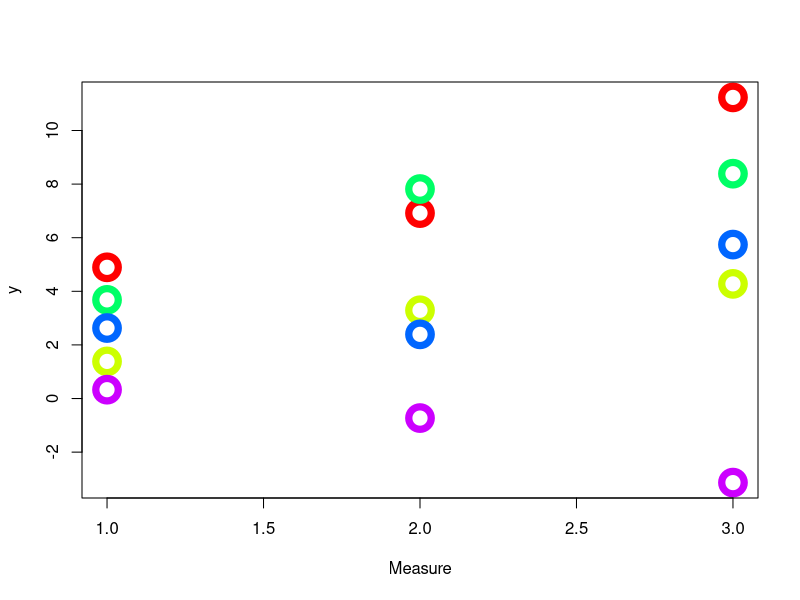
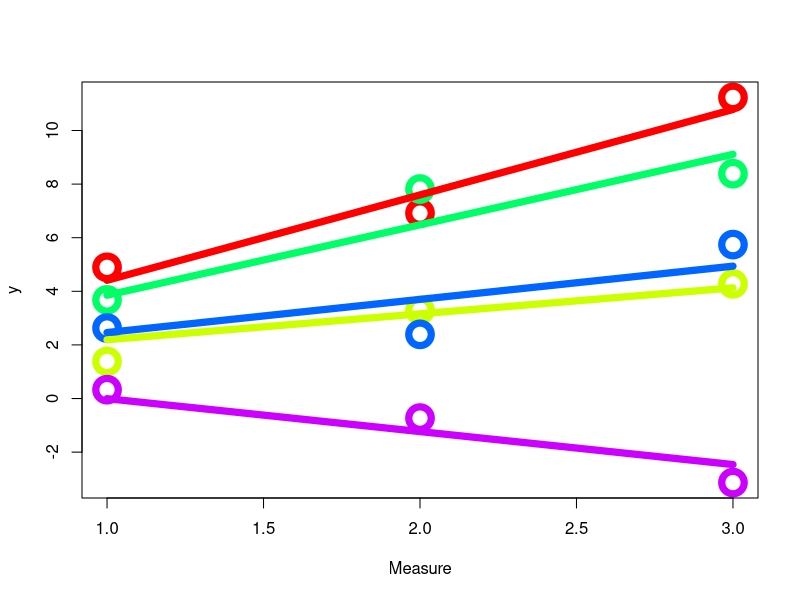

Source code (R) for these figures, in order:


options(stringAsFactor=FALSE, width=300)

library(lme4)

xbool_save_file <- FALSE


n <- 15 #### must be an integer multiple of 3

set.seed(778)

xid <- rep( I(1:(n/3)), each=3 )

xtxdom <- c(1, 2, 3)
xrepmeas <- rep( xtxdom, n/3 )

xmeasureInd <- xtxdom






 #### true standard deviation of random effect
#### try different values
xsigRndEff <- 1
indiv_slope <- rep(rnorm(n/3, 0, xsigRndEff), each=3)

xerrs <- rnorm(n, 0, 1.0)

indiv_intercept <- 1.0 ##### fixed intercept

xbeta <- 1

y_true <- indiv_intercept + xbeta * xmeasureInd +    indiv_slope * xmeasureInd + xerrs


## xdf <- data.frame("id"=xid, "measure"=xrepmeas, "y"=y_true)
xdf <- data.frame("id"=as.character(xid), "measure"=xrepmeas, "y"=y_true)



xpalette <- rep(rainbow(2*n/3)[1:(n/3)], each=3)

xpalette <- rep(rainbow(n/3), each=3)

ydf <- xdf

ydf


if(xbool_save_file) {
    png(file.path("~", "Desktop", "randomSlopeDataSimDataOnly_01.png"), width=1000, height=1000, pointsize=24)
}
plot( ydf[ , "measure"],  ydf[ , "y"], col=xpalette, cex=3, lwd=7, ylab="y", xlab="Measure")
if(xbool_save_file) { dev.off() }





xlmer <- lmer(y ~ measure + ( measure | id ), data=ydf)
## xlmer <- lmer(y ~ ( measure | id ), data=ydf) #### this assumes beta (the constant slope center) is zero
summary(xlmer)
#anova(xlmer)







summary(xlmer)$coefficients

xfixed_slope <- summary(xlmer)$coefficients[ 2, 1 ] ; xfixed_slope

xfixed_intercept <- summary(xlmer)$coefficients[ 1, 1 ] ; xfixed_intercept

########## is it possible to recover actual fitted intercepts ????

########## YES!

coef(xlmer)$id
xxu <- coef(xlmer)$id[ , "measure"] ; xxu

########### or, alternately
ranef(xlmer)$id[ , "measure"] + xfixed_slope








if(xbool_save_file) {
    png(file.path("~", "Desktop", "randomSlopeDataSim_01.png"), width=1000, height=1000, pointsize=24)
}
plot( ydf[ , "measure"],  ydf[ , "y"], col=xpalette, cex=3, lwd=7, ylab="y", xlab="Measure")
for(i in 1:(nrow(ydf)/3)) {
    #abline(a=indiv_intercept, b=indiv_slope[i*3-1] + xbeta, col=xpalette[i*3-1], lwd=7)
    
    segments(x0=1.0, y0=xfixed_intercept + (1*xxu[i]), x1=3.0, y1=xfixed_intercept + (3*xxu[i]), col=xpalette[i*3-2], lwd=7)
    
    #segments(x0=0, y0=ydf[ i*2-1, "y"], x1=1, y1=ydf[ i*2, "y"], col=xpalette[i*2-1], lwd=4)
}
if(xbool_save_file) { dev.off() }







summary(xlmer)

xlm2 <- lm(y ~ measure, data=ydf)
summary(xlm2)

########### is the random slope model significantly better than using fixed effect only?
########### we're actually testing null that xsigRndEff = 0 (given 'measure')
anova(xlmer, xlm2)


###################

xlmer2 <- lmer(y ~ measure + ( measure | id ) + ( 1 | id ), data=ydf)
summary(xlmer2)
#anova(xlmer2)

anova(xlmer2, xlm2)


